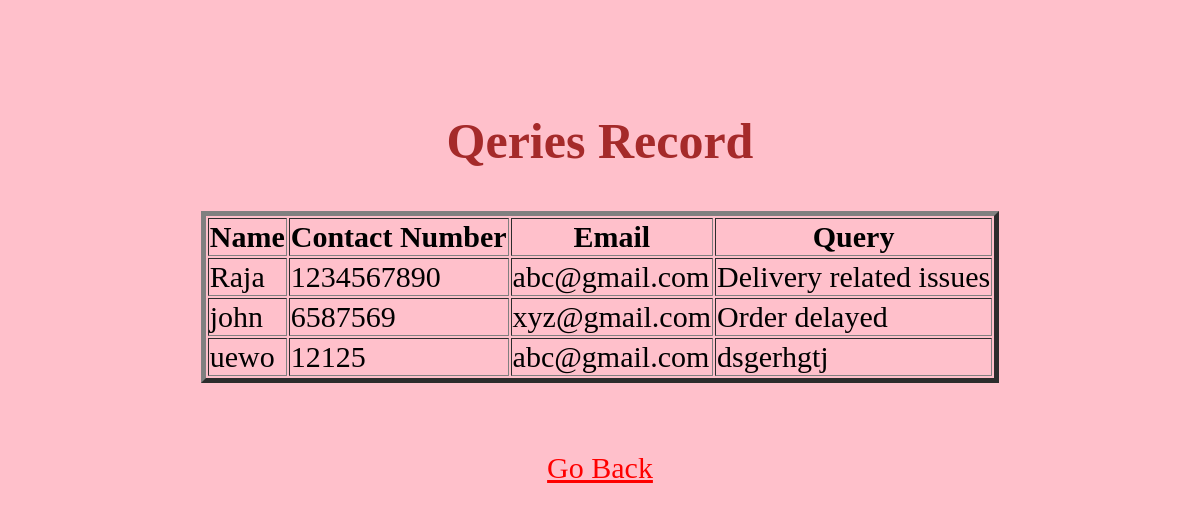
/viewQueries, run on the app's committed database.
### tables this page shows
CREATE TABLE queries(name text,phone text,mail integer, message text);

### main.py (the view)
@app.route("/viewQueries")
def viewQueries():
    con = sqlite3.connect("projectDB.db")
    con.row_factory=sqlite3.Row #Converts the records in Dictionary format, it ain't in just object form anymore
    c = con.cursor()
    c.execute("select * from queries")
    rows = c.fetchall()
    return render_template("viewQueries.html", rows=rows)

### templates/viewQueries.html (shortened to what this page needs)
<!DOCTYPE html>
<html lang="en">
<head>
</head>
<body>
<center>
    <h2>Qeries Record</h2>
    <table border=5>
        <thead>
            <th>Name</th>
            <th>Contact Number</th>
            <th>Email</th>
            <th>Query</th>
        </thead>
        {% for x in rows %}
        <tr>
            <td>{{x["name"]}}</td>
            <td>{{x["phone"]}}</td>
            <td>{{x["mail"]}}</td>
            <td>{{x["message"]}}</td>
        </tr>
        {% endfor %}
    </table>
    <br><br>
<a href="/adminhome">Go Back</a>
    </center>
</body>
</html>

### templates/viewQueries.html (style rules this page uses)
h2 { color: brown; font-family:bold; font-size:50px; text-align: center; }
body { padding:20px; margin:50px; background-color:pink; text-align: center; font-size:30px; }
a { color: red; }

### data on the page
queries: name "Raja", phone "1234567890", mail "abc@gmail.com", message "Delivery related issues"
queries: name "john", phone "6587569", mail "xyz@gmail.com", message "Order delayed"
queries: name "uewo", phone "12125", mail "abc@gmail.com", message "dsgerhgtj"
